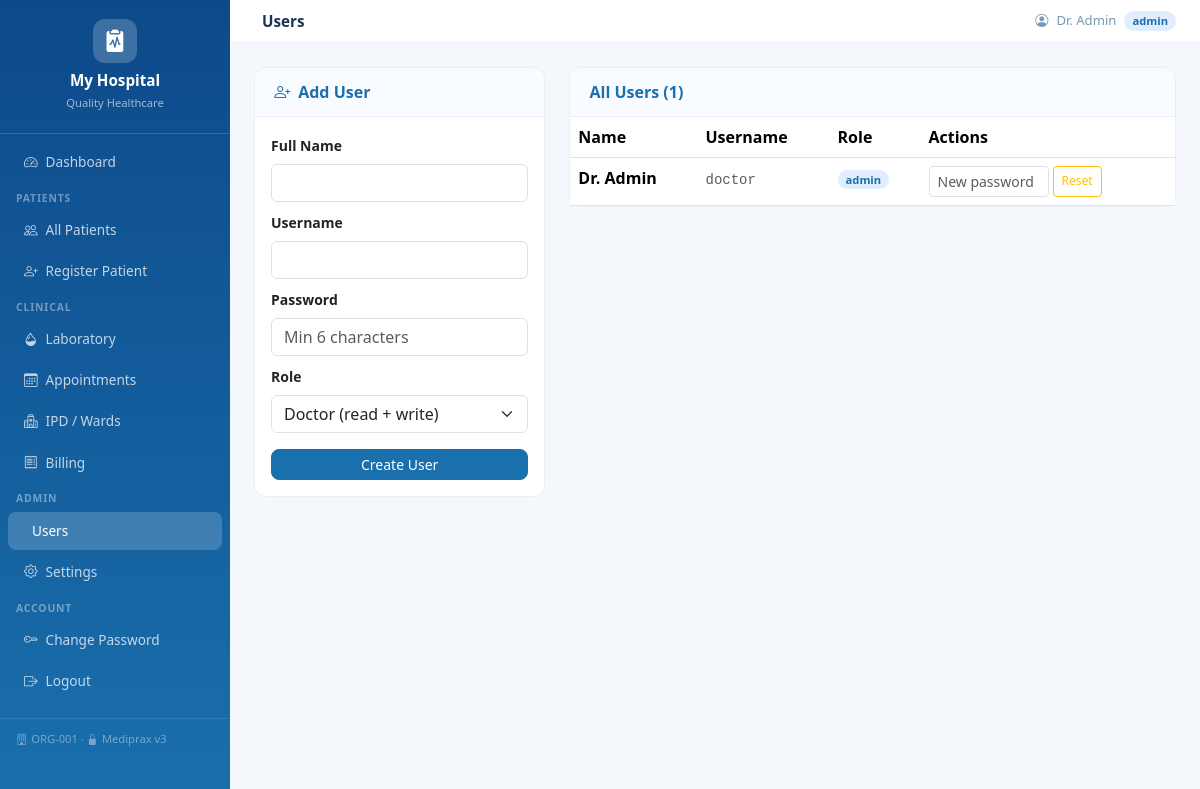
The app's page /users (signed in) with its own data.
### tables this page shows
CREATE TABLE hospitals(
            id         INTEGER PRIMARY KEY AUTOINCREMENT,
            name       TEXT NOT NULL,
            tagline    TEXT DEFAULT 'Quality Healthcare',
            address    TEXT DEFAULT '',
            phone      TEXT DEFAULT '',
            email      TEXT DEFAULT '',
            color1     TEXT DEFAULT '#1a6fad',
            color2     TEXT DEFAULT '#0e9f8b',
            is_active  INTEGER DEFAULT 1,
            created_at TIMESTAMP DEFAULT CURRENT_TIMESTAMP
        , org_id TEXT);

CREATE TABLE users(
            id            INTEGER PRIMARY KEY AUTOINCREMENT,
            hospital_id   INTEGER NOT NULL,
            username      TEXT UNIQUE NOT NULL,
            password_hash TEXT NOT NULL,
            role          TEXT NOT NULL DEFAULT 'nurse'
                          CHECK(role IN ('admin','doctor','nurse','patient')),
            name          TEXT NOT NULL,
            specialization TEXT DEFAULT '',
            phone         TEXT DEFAULT '',
            patient_id    INTEGER,
            created_at    TIMESTAMP DEFAULT CURRENT_TIMESTAMP,
            FOREIGN KEY (hospital_id) REFERENCES hospitals(id)
        );

### app/routes/auth_routes.py (the view)
@auth_routes.route('/users')
@admin_required
def users():
    hid  = session['hospital_id']
    db   = get_db()
    rows = db.execute("SELECT * FROM users WHERE hospital_id=? AND role!='patient' ORDER BY role,name",(hid,)).fetchall()
    pts  = db.execute('SELECT id,name FROM patients WHERE hospital_id=? ORDER BY name',(hid,)).fetchall()
    return render_template('users.html', users=[dict(r) for r in rows], patients=[dict(p) for p in pts])

### app/database.py (called while the page is built)
def get_db():
    if 'db' not in g:
        g.db = sqlite3.connect(current_app.config['DATABASE'])
        g.db.row_factory = sqlite3.Row
        g.db.execute('PRAGMA foreign_keys = ON')
        try:
            g.db.execute('PRAGMA journal_mode = WAL')
            g.db.execute('PRAGMA synchronous = NORMAL')
        except Exception:
            pass
    return g.db

### app/routes/auth_routes.py (called while the page is built)
def _login_ok():
    return 'user_id' in session and 'hospital_id' in session

def admin_required(f):
    from functools import wraps
    @wraps(f)
    def d(*a, **kw):
        if not _login_ok(): session.clear(); return redirect(url_for('auth.login'))
        if session.get('role') != 'admin':
            flash('Admin only.','danger'); return redirect(url_for('auth.dashboard'))
        return f(*a, **kw)
    return d

### templates/users.html (shortened to what this page needs)
{% extends "base.html" %}
{% block page_title %}Users{% endblock %}
{% block content %}
<div class="row g-4">
  <div class="col-md-4">
    <div class="card">
      <div class="card-header"><span class="fw-semibold text-primary"><i class="bi bi-person-plus me-2"></i>Add User</span></div>
      <div class="card-body">
        <form method="POST" action="{{ url_for('auth.add_user') }}">
          <div class="mb-2"><label class="form-label small fw-semibold">Full Name</label><input type="text" name="name" class="form-control" required/></div>
          <div class="mb-2"><label class="form-label small fw-semibold">Username</label><input type="text" name="username" class="form-control" required/></div>
          <div class="mb-2"><label class="form-label small fw-semibold">Password</label><input type="password" name="password" class="form-control" required minlength="6" placeholder="Min 6 characters" autocomplete="new-password"/></div>
          <div class="mb-3"><label class="form-label small fw-semibold">Role</label>
            <select name="role" class="form-select">
              <option value="doctor">Doctor (read + write)</option>
            </select></div>
          <button type="submit" class="btn btn-primary btn-sm w-100" style="border-radius:8px">Create User</button>
        </form>
      </div>
    </div>
  </div>
  <div class="col-md-8">
    <div class="card">
      <div class="card-header"><span class="fw-semibold text-primary">All Users ({{ users|length }})</span></div>
      <div class="card-body p-0">
        <div class="table-responsive">
        <table class="table table-hover mb-0">
          <thead><tr><th>Name</th><th>Username</th><th>Role</th><th>Actions</th></tr></thead>
          <tbody>
          {% for u in users %}
          <tr>
            <td class="fw-semibold">{{ u.name }}</td>
            <td><code class="small text-muted">{{ u.username }}</code></td>
            <td><span class="role-badge role-{{ u.role }}">{{ u.role }}</span></td>
            <td>
              <div class="d-flex gap-1">
                <form method="POST" action="{{ url_for('auth.reset_password', uid=u.id) }}" class="d-flex gap-1">
                  <input type="password" name="new_password" class="form-control form-control-sm" placeholder="New password" style="width:120px"/>
                  <button type="submit" class="btn btn-sm btn-outline-warning py-0 px-2" style="font-size:.75rem">Reset</button>
                </form>
              </div>
            </td>
          </tr>
          {% endfor %}
          </tbody>
        </table>
        </div>
      </div>
    </div>
  </div>
</div>
{% endblock %}

### templates/base.html (shortened to what this page needs)
<!DOCTYPE html>
<html lang="en">
<head>
  <link href="https://cdn.jsdelivr.net/npm/bootstrap@5.3.2/dist/css/bootstrap.min.css" rel="stylesheet"/>
  <link href="https://cdn.jsdelivr.net/npm/bootstrap-icons@1.11.3/font/bootstrap-icons.min.css" rel="stylesheet"/>
  <link rel="stylesheet" href="{{ url_for('static', filename='css/style.css') }}"/>
</head>
<body>
<nav id="sidebar">
  <div class="brand">
    <div class="brand-icon"><i class="bi bi-clipboard2-pulse-fill"></i></div>
    <h5>{{ hospital.name }}</h5>
    <small>{{ hospital.tagline }}</small>
  </div>
  <ul class="nav flex-column mt-2">
    {% if session.role != 'patient' %}
    <li class="nav-item"><a href="{{ url_for('auth.dashboard') }}" class="nav-link {% if request.endpoint=='auth.dashboard' %}active{% endif %}"><i class="bi bi-speedometer2"></i> Dashboard</a></li>
    <li class="nav-label">Patients</li>
    <li class="nav-item"><a href="{{ url_for('patients.patients') }}" class="nav-link {% if 'patients.' in (request.endpoint or '') %}active{% endif %}"><i class="bi bi-people"></i> All Patients</a></li>
    {% if session.role in ('admin','doctor') %}
    <li class="nav-item"><a href="{{ url_for('patients.add_patient_view') }}" class="nav-link"><i class="bi bi-person-plus"></i> Register Patient</a></li>
    {% endif %}
    <li class="nav-label">Clinical</li>
    <li class="nav-item"><a href="{{ url_for('lab.lab_list') }}" class="nav-link {% if 'lab.' in (request.endpoint or '') %}active{% endif %}"><i class="bi bi-droplet-half"></i> Laboratory</a></li>
    <li class="nav-item"><a href="{{ url_for('appointments.appointments') }}" class="nav-link {% if 'appointments.' in (request.endpoint or '') %}active{% endif %}"><i class="bi bi-calendar3"></i> Appointments</a></li>
    <li class="nav-item"><a href="{{ url_for('ipd.ward_view') }}" class="nav-link {% if 'ipd.' in (request.endpoint or '') %}active{% endif %}"><i class="bi bi-hospital"></i> IPD / Wards</a></li>
    <li class="nav-item"><a href="{{ url_for('billing.bill_list') }}" class="nav-link {% if 'billing.' in (request.endpoint or '') %}active{% endif %}"><i class="bi bi-receipt"></i> Billing</a></li>
    {% if session.role == 'admin' %}
    <li class="nav-label">Admin</li>
    <li class="nav-item"><a href="{{ url_for('auth.users') }}" class="nav-link {% if request.endpoint=='auth.users' %}active{% endif %}"> Users</a></li>
    <li class="nav-item"><a href="{{ url_for('settings.hospital_settings') }}" class="nav-link {% if 'settings.' in (request.endpoint or '') %}active{% endif %}"><i class="bi bi-gear"></i> Settings</a></li>
    {% endif %}
    {% else %}
    <li class="nav-item"><a href="{{ url_for('patients.patient_detail', pid=session.patient_id) }}" class="nav-link active"><i class="bi bi-file-medical"></i> My Records</a></li>
    {% endif %}
    <li class="nav-label">Account</li>
    <li class="nav-item"><a href="{{ url_for('auth.change_password') }}" class="nav-link"><i class="bi bi-key"></i> Change Password</a></li>
    <li class="nav-item"><a href="{{ url_for('auth.logout') }}" class="nav-link"><i class="bi bi-box-arrow-right"></i> Logout</a></li>
  </ul>
  <div class="sidebar-footer">
    {% if hospital.org_id %}<i class="bi bi-building me-1"></i>{{ hospital.org_id }} &middot; {% endif %}
    <i class="bi bi-lock-fill me-1"></i>Mediprax v3
  </div>
</nav>
<div id="topbar">
  <div class="d-flex align-items-center gap-2">
    <p class="page-title mb-0">{% block page_title %}{% endblock %}</p>
  </div>
  <div class="user-pill">
    <i class="bi bi-person-circle"></i>
    <span>{{ session.name }}</span>
    <span class="role-badge role-{{ session.role }}">{{ session.role }}</span>
  </div>
</div>
<div id="main">
  {% block content %}{% endblock %}
</div>
</body>
</html>

### static/css/style.css (style rules this page uses)
:root { --sidebar-w: 230px; }
body { margin:0; font-family:'Segoe UI',sans-serif; background:#f4f7fb; }
#sidebar { position:fixed; top:0; left:0; width:var(--sidebar-w); height:100vh; overflow-y:auto; z-index:200; }
.brand { padding:1.2rem 1rem; border-bottom:1px solid rgba(255,255,255,.15); text-align:center; }
.brand-icon { width:44px; height:44px; border-radius:12px; display:flex; align-items:center; justify-content:center; margin:0 auto .5rem; color:#fff; font-size:1.4rem; background:rgba(255,255,255,.2); }
.brand h5 { color:#fff; margin:0; font-weight:700; font-size:.95rem; }
.brand small { color:rgba(255,255,255,.6); font-size:.7rem; }
.nav-link { color:rgba(255,255,255,.75) !important; padding:.55rem 1rem !important; border-radius:8px; margin:.1rem .5rem; font-size:.85rem; display:flex; align-items:center; gap:8px; }
.nav-link:hover, .nav-link.active { background:rgba(255,255,255,.18) !important; color:#fff !important; }
.nav-label { padding:.5rem 1rem .2rem; font-size:.65rem; text-transform:uppercase; letter-spacing:.08em; color:rgba(255,255,255,.4); font-weight:700; }
.sidebar-footer { padding:.8rem 1rem; font-size:.7rem; color:rgba(255,255,255,.4); border-top:1px solid rgba(255,255,255,.1); margin-top:1rem; }
#topbar { margin-left:var(--sidebar-w); background:#fff; border-bottom:1px solid #e8eff7; padding:.6rem 1.5rem; display:flex; justify-content:space-between; align-items:center; position:sticky; top:0; z-index:100; }
.page-title { font-weight:600; font-size:.95rem; color:#1a3551; }
.user-pill { display:flex; align-items:center; gap:8px; font-size:.82rem; color:#789ab4; }
.role-badge { padding:2px 8px; border-radius:10px; font-size:.7rem; font-weight:600; }
.role-admin { background:#e0edff; color:#1a6fad; }
#main { margin-left:var(--sidebar-w); padding:1.5rem; }
.card { border:1px solid #e8eff7; border-radius:12px; box-shadow:none; }
.card-header { background:#f8fbff; border-bottom:1px solid #e8eff7; border-radius:12px 12px 0 0 !important; padding:.75rem 1.2rem; }

### records on screen
hospitals: name "My Hospital", tagline "Quality Healthcare", org_id "ORG-001"
users: role "admin", name "Dr. Admin", username "doctor"

### other values on screen
{{ session.name }} "Dr. Admin"
{{ users|length }} "1"
